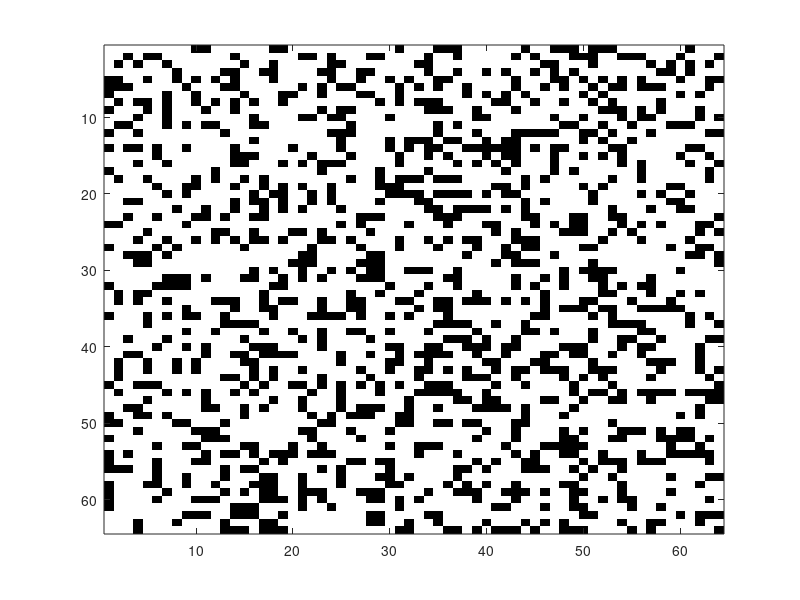

The MATLAB source for this figure:
%%%%%%%%%%%%%%%%%%%%%%%%%%%%%%%%%%%%%%%%%%%%%%%%%%%%%%%%%%%%%%%%%
% Introduction to Scientific Computing - WBCS14003              %
%                                                               %
%  Simulate spatial pattern formation in Matlab                 %
%  via cellular automata                                        %
%                                                               %
%%%%%%%%%%%%%%%%%%%%%%%%%%%%%%%%%%%%%%%%%%%%%%%%%%%%%%%%%%%%%%%%%

clc;                                 % clear the command window 
close all                            % close open figure windows      
clear all;                           % remove items from the workspace

n=64;                                % number of cells horizontally/vertically
p=0.7;                               % probability that a cell is alive 
max_gen=100;                         % maximal number of generations

% Initialize matrix A 
imname='random';                     % name of the pattern
A=rand(n,n)<p;                       % n x n matrix A with random zeroes/ones
                                     % expected number of living cells is p (for n large)

% Print the initial fraction of living cells on the screen
fprintf('initial fraction of living cells=%f\n',sum(sum(abs(A)))/n^2);

% Display the initial pattern of living and dead cells as an image 
% The living cells are white, the dead cells black. 
figure;                              % open a figure window
imHandle = imagesc(A,[0 1]);         % display the matrix A as an image. 
                                     % The value range of A is [0 1].
colormap(gray);                      % set a gray scale color table

% Write the image to a PNG file
gen=1;                               % current generation number 
imfile = [imname,'_n=',int2str(n),'_p=',num2str(p),'_gen=',int2str(gen),'.png'];
imwrite(A, imfile);                  % write A 

% Expand matrix A to matrix A1 because of the extra borders needed
A1=zeros(n+2,n+2);                   % initialise (n+2)x(n+2) matrix with zeroes 
A1(2:n+1,2:n+1)=A;                   % Insert matrix A in matrix A1 

% Now compute the successive generations via the majority rule. 
% The algorithm should terminate as soon as no more differences 
% occur between successive generations.

% Here comes your code ....
